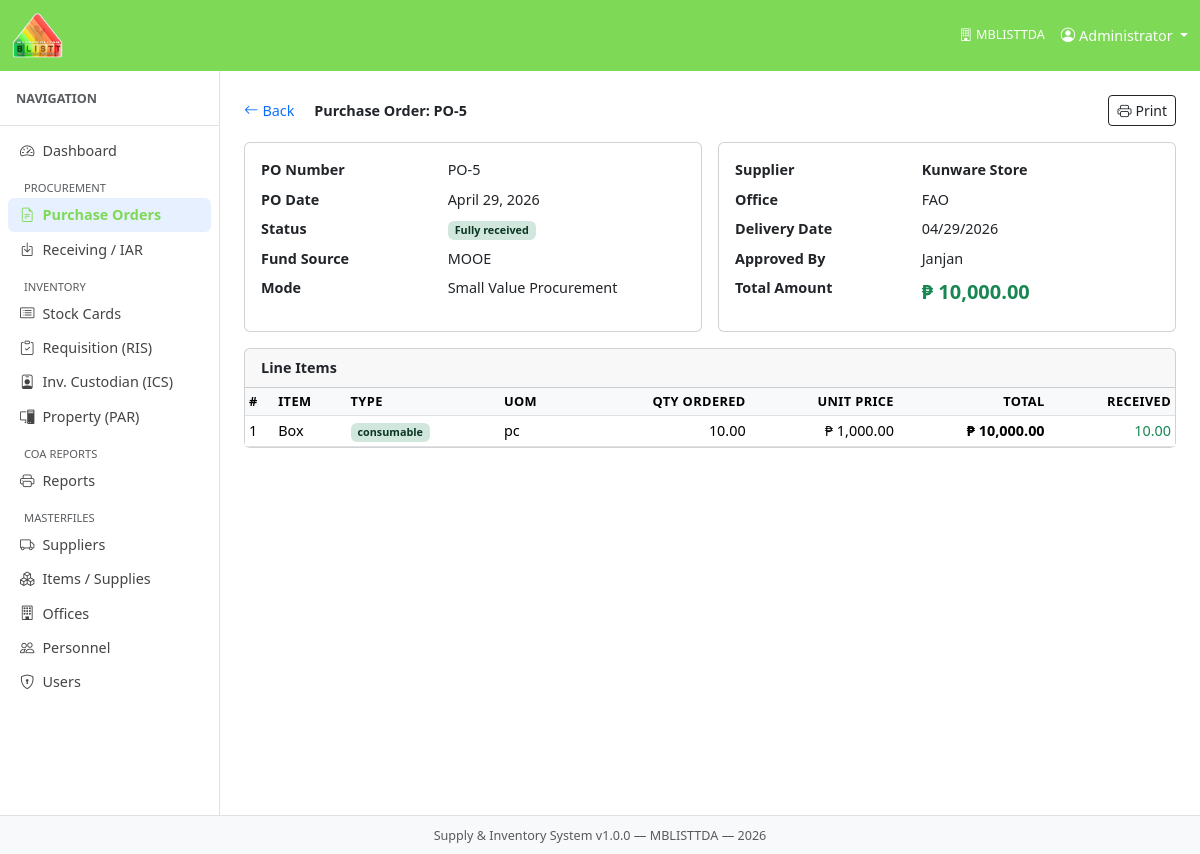
/index.php?mod=purchase_orders&act=view&id=12, run on the app's committed database.
### tables this page shows
CREATE TABLE `purchase_orders` (
  `po_id` int(10) UNSIGNED NOT NULL,
  `supplier_id` int(10) UNSIGNED NOT NULL,
  `office_id` int(10) UNSIGNED NOT NULL COMMENT 'End-user / requesting office',
  `po_number` varchar(50) NOT NULL,
  `po_date` date NOT NULL,
  `delivery_date` date DEFAULT NULL COMMENT 'Expected delivery date',
  `place_of_delivery` varchar(300) DEFAULT NULL,
  `fund_source` varchar(100) DEFAULT NULL COMMENT 'e.g. GAA, SEF, MOOE, Capital Outlay',
  `mode_of_procurement` varchar(100) DEFAULT NULL COMMENT 'e.g. Shopping, Small Value Procurement',
  `total_amount` decimal(15,2) NOT NULL DEFAULT 0.00,
  `status` enum('draft','approved','partially_received','fully_received','cancelled') NOT NULL DEFAULT 'draft',
  `approved_by` varchar(150) DEFAULT NULL,
  `approved_date` date DEFAULT NULL,
  `cancelled_reason` varchar(300) DEFAULT NULL,
  `remarks` text DEFAULT NULL,
  `created_by` varchar(100) DEFAULT NULL,
  `created_at` timestamp NOT NULL DEFAULT current_timestamp(),
  `updated_at` timestamp NOT NULL DEFAULT current_timestamp() ON UPDATE current_timestamp()
);

CREATE TABLE `suppliers` (
  `supplier_id` int(10) UNSIGNED NOT NULL,
  `supplier_name` varchar(200) NOT NULL,
  `contact_person` varchar(150) DEFAULT NULL,
  `telephone` varchar(50) DEFAULT NULL,
  `mobile` varchar(50) DEFAULT NULL,
  `email` varchar(150) DEFAULT NULL,
  `address` text DEFAULT NULL,
  `tin_no` varchar(20) DEFAULT NULL COMMENT 'Tax Identification Number',
  `philgeps_reg_no` varchar(50) DEFAULT NULL COMMENT 'PhilGEPS registration number',
  `is_active` tinyint(1) NOT NULL DEFAULT 1,
  `created_at` timestamp NOT NULL DEFAULT current_timestamp(),
  `updated_at` timestamp NOT NULL DEFAULT current_timestamp() ON UPDATE current_timestamp()
);

CREATE TABLE `offices` (
  `office_id` int(10) UNSIGNED NOT NULL,
  `office_code` varchar(20) NOT NULL,
  `office_name` varchar(200) NOT NULL,
  `department` varchar(200) DEFAULT NULL,
  `head_of_office` varchar(150) DEFAULT NULL,
  `is_active` tinyint(1) NOT NULL DEFAULT 1,
  `created_at` timestamp NOT NULL DEFAULT current_timestamp()
);

CREATE TABLE `po_items` (
  `po_item_id` int(10) UNSIGNED NOT NULL,
  `po_id` int(10) UNSIGNED NOT NULL,
  `item_id` int(10) UNSIGNED NOT NULL,
  `unit_of_measure` varchar(30) NOT NULL,
  `qty_ordered` decimal(15,4) NOT NULL,
  `unit_price` decimal(15,2) NOT NULL,
  `total_price` decimal(15,2) GENERATED ALWAYS AS (`qty_ordered` * `unit_price`) STORED,
  `qty_received` decimal(15,4) NOT NULL DEFAULT 0.0000 COMMENT 'Cumulative qty received across all deliveries',
  `remarks` varchar(300) DEFAULT NULL
);

CREATE TABLE `items` (
  `item_id` int(10) UNSIGNED NOT NULL,
  `category_id` int(10) UNSIGNED NOT NULL,
  `item_code` varchar(50) DEFAULT NULL,
  `item_name` varchar(300) NOT NULL,
  `description` text DEFAULT NULL,
  `unit_of_measure` varchar(30) NOT NULL COMMENT 'e.g. piece, ream, box, bottle, unit',
  `uacs_code` varchar(30) DEFAULT NULL COMMENT 'Unified Accounts Code Structure',
  `unit_cost` decimal(15,2) NOT NULL DEFAULT 0.00,
  `reorder_point` decimal(10,2) NOT NULL DEFAULT 0.00 COMMENT 'Minimum stock level before re-ordering',
  `is_active` tinyint(1) NOT NULL DEFAULT 1,
  `created_at` timestamp NOT NULL DEFAULT current_timestamp(),
  `updated_at` timestamp NOT NULL DEFAULT current_timestamp() ON UPDATE current_timestamp()
);

CREATE TABLE `item_categories` (
  `category_id` int(10) UNSIGNED NOT NULL,
  `category_name` varchar(100) NOT NULL,
  `item_type` enum('consumable','semi_expendable','equipment') NOT NULL,
  `description` text DEFAULT NULL,
  `created_at` timestamp NOT NULL DEFAULT current_timestamp()
);

### core/Controller.php (called while the page is built, shortened)
<?php
abstract class Controller {
    protected function render(string $viewFile, array $data = []): void {
        extract($data);
        $viewPath = ROOT_PATH . '/modules/' . $viewFile . '.php';
        include $viewPath;
    }
    protected function get(string $key, mixed $default = ''): mixed {
        return $_GET[$key] ?? $default;
    }
}

### modules/purchase_orders/PurchaseOrderController.php (called while the page is built, shortened)
<?php
require_once ROOT_PATH . '/models/PurchaseOrderModel.php';
class PurchaseOrderController extends Controller {
    private PurchaseOrderModel $m;
    public function __construct() { $this->m = new PurchaseOrderModel(); }
    public function view(): void {
        $id    = (int)$this->get('id');
        $po    = $this->m->getWithDetails($id);
        $lines = $this->m->getItems($id);
        $this->render('purchase_orders/view', compact('po', 'lines', 'flash'));
    }
}

### core/Router.php (called while the page is built, shortened)
<?php
class Router {
    public function dispatch(): void {
        $act = $_GET['act'] ?? 'index';
        $act = preg_replace('/[^a-zA-Z_]/', '', $act);
        $controller = new $class();
        $controller->$act();
    }
}

### index.php (called while the page is built, shortened)
<?php
require_once ROOT_PATH . '/config/database.php';
require_once ROOT_PATH . '/core/Database.php';
require_once ROOT_PATH . '/core/Model.php';
require_once ROOT_PATH . '/core/Controller.php';
require_once ROOT_PATH . '/core/Router.php';
$router = new Router();
$router->dispatch();

### core/Database.php (called while the page is built, shortened)
<?php
class Database {
    private static ?Database $instance = null;
    private PDO $pdo;
    private function __construct() {
        $dsn = sprintf('mysql:host=%s;port=%s;dbname=%s;charset=%s',
            DB_HOST, DB_PORT, DB_NAME, DB_CHARSET);
        $options = [
            PDO::ATTR_ERRMODE            => PDO::ERRMODE_EXCEPTION,
            PDO::ATTR_DEFAULT_FETCH_MODE => PDO::FETCH_ASSOC,
            PDO::ATTR_EMULATE_PREPARES   => false,
        ];
        try {
            $this->pdo = new PDO($dsn, DB_USER, DB_PASS, $options);
        } catch (PDOException $e) {
            die('Database connection failed: ' . $e->getMessage());
        }
    }
    public static function getInstance(): Database {
        if (self::$instance === null) {
            self::$instance = new self();
        }
        return self::$instance;
    }
    public function query(string $sql, array $params = []): PDOStatement {
        $stmt = $this->pdo->prepare($sql);
        $stmt->execute($params);
        return $stmt;
    }
    public function fetchAll(string $sql, array $params = []): array {
        return $this->query($sql, $params)->fetchAll();
    }
    public function fetchOne(string $sql, array $params = []): array|false {
        return $this->query($sql, $params)->fetch();
    }
}

### core/Model.php (called while the page is built, shortened)
<?php
abstract class Model {
    public function __construct() {
        $this->db = Database::getInstance();
    }
}

### models/PurchaseOrderModel.php (called while the page is built, shortened)
<?php
class PurchaseOrderModel extends Model {
    public function getWithDetails(int $id): array|false {
        return $this->db->fetchOne(
            "SELECT po.*, s.supplier_name, s.address AS supplier_address,
                    s.tin_no, o.office_name
             FROM purchase_orders po
             JOIN suppliers s ON s.supplier_id = po.supplier_id
             JOIN offices   o ON o.office_id   = po.office_id
             WHERE po.po_id = ?", [$id]
        );
    }
    public function getItems(int $poId): array {
        return $this->db->fetchAll(
            "SELECT pi.*, i.item_name, i.description, ic.item_type
             FROM po_items pi
             JOIN items i ON i.item_id = pi.item_id
             JOIN item_categories ic ON ic.category_id = i.category_id
             WHERE pi.po_id = ?
             ORDER BY pi.po_item_id", [$poId]
        );
    }
}

### modules/purchase_orders/view.php (the view, shortened to what this page needs)
<div class="d-flex justify-content-between align-items-center mb-3">
  <div>
    <a href="<?= BASE_URL ?>/index.php?mod=purchase_orders&act=index" class="text-decoration-none me-3">
      <i class="bi bi-arrow-left me-1"></i>Back</a>
    <strong>Purchase Order: <?= htmlspecialchars($po['po_number']) ?></strong>
  </div>
  <div class="d-flex gap-2">
    <a href="<?= BASE_URL ?>/index.php?mod=purchase_orders&act=print&id=<?= $po['po_id'] ?>"
       target="_blank" class="btn btn-outline-dark btn-sm"><i class="bi bi-printer me-1"></i>Print</a>
  </div>
</div>
<div class="row g-3 mb-3">
  <div class="col-md-6">
    <div class="card h-100"><div class="card-body">
      <dl class="row mb-0">
        <dt class="col-5">PO Number</dt><dd class="col-7"><?= htmlspecialchars($po['po_number']) ?></dd>
        <dt class="col-5">PO Date</dt><dd class="col-7"><?= date('F d, Y', strtotime($po['po_date'])) ?></dd>
        <dt class="col-5">Status</dt><dd class="col-7">
          <span class="badge status-<?= $po['status'] ?>"><?= str_replace('_',' ',ucfirst($po['status'])) ?></span></dd>
        <dt class="col-5">Fund Source</dt><dd class="col-7"><?= htmlspecialchars($po['fund_source']) ?></dd>
        <dt class="col-5">Mode</dt><dd class="col-7"><?= htmlspecialchars($po['mode_of_procurement']) ?></dd>
      </dl>
    </div></div>
  </div>
  <div class="col-md-6">
    <div class="card h-100"><div class="card-body">
      <dl class="row mb-0">
        <dt class="col-5">Supplier</dt><dd class="col-7 fw-semibold"><?= htmlspecialchars($po['supplier_name']) ?></dd>
        <dt class="col-5">Office</dt><dd class="col-7"><?= htmlspecialchars($po['office_name']) ?></dd>
        <dt class="col-5">Delivery Date</dt><dd class="col-7"><?= $po['delivery_date'] ? date('m/d/Y',strtotime($po['delivery_date'])) : '—' ?></dd>
        <dt class="col-5">Approved By</dt><dd class="col-7"><?= htmlspecialchars($po['approved_by']) ?></dd>
        <dt class="col-5">Total Amount</dt><dd class="col-7 fw-bold text-success fs-5">&#8369; <?= number_format((float)$po['total_amount'], 2) ?></dd>
      </dl>
    </div></div>
  </div>
</div>
<div class="card">
  <div class="card-header"><strong>Line Items</strong></div>
  <div class="card-body p-0">
    <table class="table table-sm mb-0">
      <thead><tr><th>#</th><th>Item</th><th>Type</th><th>UOM</th>
        <th class="text-end">Qty Ordered</th><th class="text-end">Unit Price</th>
        <th class="text-end">Total</th><th class="text-end">Received</th></tr></thead>
      <tbody>
      <?php $n=1; foreach ($lines as $l): ?>
        <tr>
          <td><?= $n++ ?></td>
          <td><?= htmlspecialchars($l['item_name']) ?></td>
          <td><span class="badge badge-<?= $l['item_type'] ?>"><?= $l['item_type'] ?></span></td>
          <td><?= $l['unit_of_measure'] ?></td>
          <td class="text-end"><?= number_format((float)$l['qty_ordered'],2) ?></td>
          <td class="text-end">&#8369; <?= number_format((float)$l['unit_price'],2) ?></td>
          <td class="text-end fw-semibold">&#8369; <?= number_format($l['qty_ordered']*$l['unit_price'],2) ?></td>
          <td class="text-end <?= $l['qty_received']>=$l['qty_ordered']?'text-success':'' ?>">
            <?= number_format((float)$l['qty_received'],2) ?></td>
        </tr>
      <?php endforeach; ?>
      </tbody>
    </table>
  </div>
</div>

### assets/css/app.css (style rules this page uses)
:root { --sidebar-w: 220px; }
body { font-size: .9rem; }
.table th { font-size: .8rem; text-transform: uppercase; letter-spacing: .03em; background: #f8f9fa; white-space: nowrap; }
.badge-consumable { background:#d1e7dd; color:#0a3622; }
.status-fully_received { background:#d1e7dd; color:#0a3622; }

### data on the page
purchase_orders: po_number "PO-5", po_date "April 29, 2026", status "Fully received", fund_source "MOOE", mode_of_procurement "Small Value Procurement", supplier.supplier_name "Kunware Store", office.office_name "FAO", delivery_date "04/29/2026", approved_by "Janjan", total_amount "10,000.00"
po_items: item.item_name "Box", item_categories.item_type "consumable", unit_of_measure "pc", qty_ordered "10.00", unit_price "1,000.00", $l['qty_ordered']*$l['unit_price'] "10,000.00", qty_received "10.00"

### other printed values
APP_AGENCY "MBLISTTDA"
$user['full_name'] "Administrator"
$label "Dashboard Purchase Orders Receiving / IAR Stock Cards Requisition (RIS) Inv. Custodian (ICS) Property (PAR) Reports Suppliers Items / Supplies Offices Personnel Users"
APP_NAME "Supply & Inventory System"
APP_VERSION "1.0.0"
